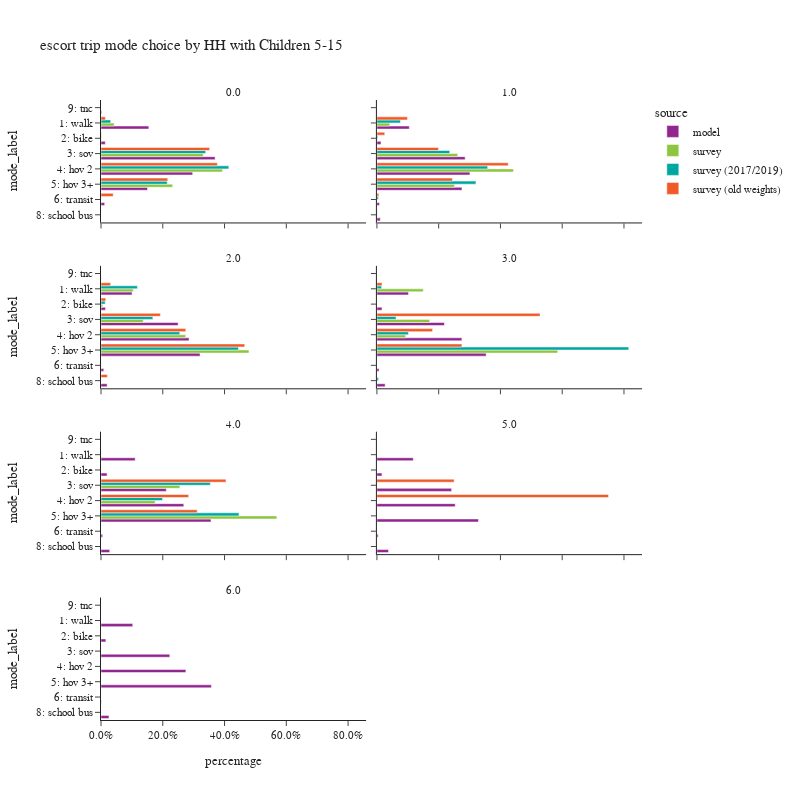

Source (notebook cell):
### Code cell
plot_mode_choice(es_trip,
                 "hh515",
                 {
                  "mode_label":["1: walk","2: bike","3: sov","4: hov 2","5: hov 3+","6: transit",
                                   "8: school bus","9: other–survey only"]},
                 "HH with Children 5-15",2,800)

### Figure 1 — Plotly figure (JSON) as saved in the notebook; plotly's stock layout.template omitted (floating-point values rounded to 4 significant figures)
{"data": [{"alignmentgroup": "True", "customdata": [[53054], [4776], [126595], [101697], [51612], [4062], [21], [775]], "hovertemplate": "source=model<br>hh515=0.0<br>percentage=%{x}<br>mode_label=%{y}<br>sample count=%{customdata[0]}<extra></extra>", "legendgroup": "model", "marker": {"color": "#91268F", "pattern": {"shape": ""}}, "name": "model", "offsetgroup": "model", "orientation": "h", "showlegend": true, "textposition": "auto", "type": "bar", "x": [0.1549, 0.01394, 0.3695, 0.2968, 0.1507, 0.01186, 6.13e-05, 0.002262], "xaxis": "x7", "y": ["1: walk", "2: bike", "3: sov", "4: hov 2", "5: hov 3+", "6: transit", "8: school bus", "9: tnc"], "yaxis": "y7"}, {"alignmentgroup": "True", "customdata": [[21338], [2695], [58124], [61275], [56044], [1651], [2200], [144]], "hovertemplate": "source=model<br>hh515=1.0<br>percentage=%{x}<br>mode_label=%{y}<br>sample count=%{customdata[0]}<extra></extra>", "legendgroup": "model", "marker": {"color": "#91268F", "pattern": {"shape": ""}}, "name": "model", "offsetgroup": "model", "orientation": "h", "showlegend": false, "textposition": "auto", "type": "bar", "x": [0.1049, 0.01325, 0.2857, 0.3011, 0.2754, 0.008114, 0.01081, 0.0007077], "xaxis": "x8", "y": ["1: walk", "2: bike", "3: sov", "4: hov 2", "5: hov 3+", "6: transit", "8: school bus", "9: tnc"], "yaxis": "y8"}, {"alignmentgroup": "True", "customdata": [[13724], [1987], [34067], [38912], [43765], [1204], [2725], [73]], "hovertemplate": "source=model<br>hh515=2.0<br>percentage=%{x}<br>mode_label=%{y}<br>sample count=%{customdata[0]}<extra></extra>", "legendgroup": "model", "marker": {"color": "#91268F", "pattern": {"shape": ""}}, "name": "model", "offsetgroup": "model", "orientation": "h", "showlegend": false, "textposition": "auto", "type": "bar", "x": [0.1006, 0.01456, 0.2497, 0.2852, 0.3207, 0.008823, 0.01997, 0.000535], "xaxis": "x5", "y": ["1: walk", "2: bike", "3: sov", "4: hov 2", "5: hov 3+", "6: transit", "8: school bus", "9: tnc"], "yaxis": "y5"}, {"alignmentgroup": "True", "customdata": [[3777], [610], [8062], [10154], [13055], [248], [983], [11]], "hovertemplate": "source=model<br>hh515=3.0<br>percentage=%{x}<br>mode_label=%{y}<br>sample count=%{customdata[0]}<extra></extra>", "legendgroup": "model", "marker": {"color": "#91268F", "pattern": {"shape": ""}}, "name": "model", "offsetgroup": "model", "orientation": "h", "showlegend": false, "textposition": "auto", "type": "bar", "x": [0.1024, 0.01653, 0.2185, 0.2752, 0.3538, 0.006721, 0.02664, 0.0002981], "xaxis": "x6", "y": ["1: walk", "2: bike", "3: sov", "4: hov 2", "5: hov 3+", "6: transit", "8: school bus", "9: tnc"], "yaxis": "y6"}, {"alignmentgroup": "True", "customdata": [[1544], [274], [2949], [3738], [4969], [77], [394], [2]], "hovertemplate": "source=model<br>hh515=4.0<br>percentage=%{x}<br>mode_label=%{y}<br>sample count=%{customdata[0]}<extra></extra>", "legendgroup": "model", "marker": {"color": "#91268F", "pattern": {"shape": ""}}, "name": "model", "offsetgroup": "model", "orientation": "h", "showlegend": false, "textposition": "auto", "type": "bar", "x": [0.1107, 0.01965, 0.2114, 0.268, 0.3563, 0.005521, 0.02825, 0.0001434], "xaxis": "x3", "y": ["1: walk", "2: bike", "3: sov", "4: hov 2", "5: hov 3+", "6: transit", "8: school bus", "9: tnc"], "yaxis": "y3"}, {"alignmentgroup": "True", "customdata": [[338], [47], [694], [728], [944], [12], [108]], "hovertemplate": "source=model<br>hh515=5.0<br>percentage=%{x}<br>mode_label=%{y}<br>sample count=%{customdata[0]}<extra></extra>", "legendgroup": "model", "marker": {"color": "#91268F", "pattern": {"shape": ""}}, "name": "model", "offsetgroup": "model", "orientation": "h", "showlegend": false, "textposition": "auto", "type": "bar", "x": [0.1177, 0.01637, 0.2417, 0.2536, 0.3288, 0.00418, 0.03762], "xaxis": "x4", "y": ["1: walk", "2: bike", "3: sov", "4: hov 2", "5: hov 3+", "6: transit", "8: school bus"], "yaxis": "y4"}, {"alignmentgroup": "True", "customdata": [[456], [70], [989], [1220], [1587], [4], [114]], "hovertemplate": "source=model<br>hh515=6.0<br>percentage=%{x}<br>mode_label=%{y}<br>sample count=%{customdata[0]}<extra></extra>", "legendgroup": "model", "marker": {"color": "#91268F", "pattern": {"shape": ""}}, "name": "model", "offsetgroup": "model", "orientation": "h", "showlegend": false, "textposition": "auto", "type": "bar", "x": [0.1027, 0.01577, 0.2227, 0.2748, 0.3574, 0.0009009, 0.02568], "xaxis": "x", "y": ["1: walk", "2: bike", "3: sov", "4: hov 2", "5: hov 3+", "6: transit", "8: school bus"], "yaxis": "y"}, {"alignmentgroup": "True", "customdata": [[56], [8], [230], [292], [119], [2]], "hovertemplate": "source=survey<br>hh515=0.0<br>percentage=%{x}<br>mode_label=%{y}<br>sample count=%{customdata[0]}<extra></extra>", "legendgroup": "survey", "marker": {"color": "#8CC63E", "pattern": {"shape": ""}}, "name": "survey", "offsetgroup": "survey", "orientation": "h", "showlegend": true, "textposition": "auto", "type": "bar", "x": [0.04249, 0.0005679, 0.3312, 0.3935, 0.2321, 0.0001769], "xaxis": "x7", "y": ["1: walk", "2: bike", "3: sov", "4: hov 2", "5: hov 3+", "6: transit"], "yaxis": "y7"}, {"alignmentgroup": "True", "customdata": [[43], [8], [76], [123], [71], [1], [1]], "hovertemplate": "source=survey<br>hh515=1.0<br>percentage=%{x}<br>mode_label=%{y}<br>sample count=%{customdata[0]}<extra></extra>", "legendgroup": "survey", "marker": {"color": "#8CC63E", "pattern": {"shape": ""}}, "name": "survey", "offsetgroup": "survey", "orientation": "h", "showlegend": false, "textposition": "auto", "type": "bar", "x": [0.0416, 0.001842, 0.2618, 0.4424, 0.2513, 0.0005562, 0.0004818], "xaxis": "x8", "y": ["1: walk", "2: bike", "3: sov", "4: hov 2", "5: hov 3+", "6: transit", "8: school bus"], "yaxis": "y8"}, {"alignmentgroup": "True", "customdata": [[35], [8], [45], [84], [167], [2], [1]], "hovertemplate": "source=survey<br>hh515=2.0<br>percentage=%{x}<br>mode_label=%{y}<br>sample count=%{customdata[0]}<extra></extra>", "legendgroup": "survey", "marker": {"color": "#8CC63E", "pattern": {"shape": ""}}, "name": "survey", "offsetgroup": "survey", "orientation": "h", "showlegend": false, "textposition": "auto", "type": "bar", "x": [0.1043, 0.005561, 0.1365, 0.2741, 0.4791, 0.0004319, 4.526e-05], "xaxis": "x5", "y": ["1: walk", "2: bike", "3: sov", "4: hov 2", "5: hov 3+", "6: transit", "8: school bus"], "yaxis": "y5"}, {"alignmentgroup": "True", "customdata": [[4], [3], [7], [41], [1]], "hovertemplate": "source=survey<br>hh515=3.0<br>percentage=%{x}<br>mode_label=%{y}<br>sample count=%{customdata[0]}<extra></extra>", "legendgroup": "survey", "marker": {"color": "#8CC63E", "pattern": {"shape": ""}}, "name": "survey", "offsetgroup": "survey", "orientation": "h", "showlegend": false, "textposition": "auto", "type": "bar", "x": [0.1502, 0.1706, 0.09331, 0.5855, 0.0003556], "xaxis": "x6", "y": ["1: walk", "3: sov", "4: hov 2", "5: hov 3+", "8: school bus"], "yaxis": "y6"}, {"alignmentgroup": "True", "customdata": [[4], [4], [15]], "hovertemplate": "source=survey<br>hh515=4.0<br>percentage=%{x}<br>mode_label=%{y}<br>sample count=%{customdata[0]}<extra></extra>", "legendgroup": "survey", "marker": {"color": "#8CC63E", "pattern": {"shape": ""}}, "name": "survey", "offsetgroup": "survey", "orientation": "h", "showlegend": false, "textposition": "auto", "type": "bar", "x": [0.2554, 0.1753, 0.5693], "xaxis": "x3", "y": ["3: sov", "4: hov 2", "5: hov 3+"], "yaxis": "y3"}, {"alignmentgroup": "True", "customdata": [[66], [12], [247], [304], [120], [3]], "hovertemplate": "source=survey (2017/2019)<br>hh515=0.0<br>percentage=%{x}<br>mode_label=%{y}<br>sample count=%{customdata[0]}<extra></extra>", "legendgroup": "survey (2017/2019)", "marker": {"color": "#00A7A0", "pattern": {"shape": ""}}, "name": "survey (2017/2019)", "offsetgroup": "survey (2017/2019)", "orientation": "h", "showlegend": true, "textposition": "auto", "type": "bar", "x": [0.03127, 0.001104, 0.3389, 0.4137, 0.2144, 0.0005163], "xaxis": "x7", "y": ["1: walk", "2: bike", "3: sov", "4: hov 2", "5: hov 3+", "6: transit"], "yaxis": "y7"}, {"alignmentgroup": "True", "customdata": [[43], [13], [91], [134], [88], [3], [2]], "hovertemplate": "source=survey (2017/2019)<br>hh515=1.0<br>percentage=%{x}<br>mode_label=%{y}<br>sample count=%{customdata[0]}<extra></extra>", "legendgroup": "survey (2017/2019)", "marker": {"color": "#00A7A0", "pattern": {"shape": ""}}, "name": "survey (2017/2019)", "offsetgroup": "survey (2017/2019)", "orientation": "h", "showlegend": false, "textposition": "auto", "type": "bar", "x": [0.07623, 0.002915, 0.2359, 0.3587, 0.3207, 0.004661, 0.0009407], "xaxis": "x8", "y": ["1: walk", "2: bike", "3: sov", "4: hov 2", "5: hov 3+", "6: transit", "8: school bus"], "yaxis": "y8"}, {"alignmentgroup": "True", "customdata": [[38], [7], [56], [93], [180], [2], [1]], "hovertemplate": "source=survey (2017/2019)<br>hh515=2.0<br>percentage=%{x}<br>mode_label=%{y}<br>sample count=%{customdata[0]}<extra></extra>", "legendgroup": "survey (2017/2019)", "marker": {"color": "#00A7A0", "pattern": {"shape": ""}}, "name": "survey (2017/2019)", "offsetgroup": "survey (2017/2019)", "orientation": "h", "showlegend": false, "textposition": "auto", "type": "bar", "x": [0.1178, 0.01374, 0.1679, 0.255, 0.4453, 0.0002158, 4.725e-05], "xaxis": "x5", "y": ["1: walk", "2: bike", "3: sov", "4: hov 2", "5: hov 3+", "6: transit", "8: school bus"], "yaxis": "y5"}, {"alignmentgroup": "True", "customdata": [[4], [5], [10], [57], [1]], "hovertemplate": "source=survey (2017/2019)<br>hh515=3.0<br>percentage=%{x}<br>mode_label=%{y}<br>sample count=%{customdata[0]}<extra></extra>", "legendgroup": "survey (2017/2019)", "marker": {"color": "#00A7A0", "pattern": {"shape": ""}}, "name": "survey (2017/2019)", "offsetgroup": "survey (2017/2019)", "orientation": "h", "showlegend": false, "textposition": "auto", "type": "bar", "x": [0.01521, 0.06197, 0.1021, 0.8154, 0.005287], "xaxis": "x6", "y": ["1: walk", "3: sov", "4: hov 2", "5: hov 3+", "8: school bus"], "yaxis": "y6"}, {"alignmentgroup": "True", "customdata": [[5], [4], [15]], "hovertemplate": "source=survey (2017/2019)<br>hh515=4.0<br>percentage=%{x}<br>mode_label=%{y}<br>sample count=%{customdata[0]}<extra></extra>", "legendgroup": "survey (2017/2019)", "marker": {"color": "#00A7A0", "pattern": {"shape": ""}}, "name": "survey (2017/2019)", "offsetgroup": "survey (2017/2019)", "orientation": "h", "showlegend": false, "textposition": "auto", "type": "bar", "x": [0.3539, 0.1993, 0.4468], "xaxis": "x3", "y": ["3: sov", "4: hov 2", "5: hov 3+"], "yaxis": "y3"}, {"alignmentgroup": "True", "customdata": [[81], [13], [340], [469], [206], [29], [4]], "hovertemplate": "source=survey (old weights)<br>hh515=0.0<br>percentage=%{x}<br>mode_label=%{y}<br>sample count=%{customdata[0]}<extra></extra>", "legendgroup": "survey (old weights)", "marker": {"color": "#F05A28", "pattern": {"shape": ""}}, "name": "survey (old weights)", "offsetgroup": "survey (old weights)", "orientation": "h", "showlegend": true, "textposition": "auto", "type": "bar", "x": [0.01425, 0.001401, 0.3517, 0.3769, 0.2161, 0.03949, 0.0001646], "xaxis": "x7", "y": ["1: walk", "2: bike", "3: sov", "4: hov 2", "5: hov 3+", "6: transit", "9: tnc"], "yaxis": "y7"}, {"alignmentgroup": "True", "customdata": [[63], [9], [123], [211], [173], [19], [2]], "hovertemplate": "source=survey (old weights)<br>hh515=1.0<br>percentage=%{x}<br>mode_label=%{y}<br>sample count=%{customdata[0]}<extra></extra>", "legendgroup": "survey (old weights)", "marker": {"color": "#F05A28", "pattern": {"shape": ""}}, "name": "survey (old weights)", "offsetgroup": "survey (old weights)", "orientation": "h", "showlegend": false, "textposition": "auto", "type": "bar", "x": [0.09886, 0.02541, 0.1993, 0.4253, 0.2445, 0.006092, 0.0006164], "xaxis": "x8", "y": ["1: walk", "2: bike", "3: sov", "4: hov 2", "5: hov 3+", "6: transit", "8: school bus"], "yaxis": "y8"}, {"alignmentgroup": "True", "customdata": [[26], [8], [86], [136], [166], [4], [2]], "hovertemplate": "source=survey (old weights)<br>hh515=2.0<br>percentage=%{x}<br>mode_label=%{y}<br>sample count=%{customdata[0]}<extra></extra>", "legendgroup": "survey (old weights)", "marker": {"color": "#F05A28", "pattern": {"shape": ""}}, "name": "survey (old weights)", "offsetgroup": "survey (old weights)", "orientation": "h", "showlegend": false, "textposition": "auto", "type": "bar", "x": [0.03128, 0.01542, 0.1924, 0.2746, 0.4654, 0.0003248, 0.02057], "xaxis": "x5", "y": ["1: walk", "2: bike", "3: sov", "4: hov 2", "5: hov 3+", "6: transit", "8: school bus"], "yaxis": "y5"}, {"alignmentgroup": "True", "customdata": [[6], [14], [20], [29]], "hovertemplate": "source=survey (old weights)<br>hh515=3.0<br>percentage=%{x}<br>mode_label=%{y}<br>sample count=%{customdata[0]}<extra></extra>", "legendgroup": "survey (old weights)", "marker": {"color": "#F05A28", "pattern": {"shape": ""}}, "name": "survey (old weights)", "offsetgroup": "survey (old weights)", "orientation": "h", "showlegend": false, "textposition": "auto", "type": "bar", "x": [0.01646, 0.5281, 0.1802, 0.2752], "xaxis": "x6", "y": ["1: walk", "3: sov", "4: hov 2", "5: hov 3+"], "yaxis": "y6"}, {"alignmentgroup": "True", "customdata": [[4], [4], [5]], "hovertemplate": "source=survey (old weights)<br>hh515=4.0<br>percentage=%{x}<br>mode_label=%{y}<br>sample count=%{customdata[0]}<extra></extra>", "legendgroup": "survey (old weights)", "marker": {"color": "#F05A28", "pattern": {"shape": ""}}, "name": "survey (old weights)", "offsetgroup": "survey (old weights)", "orientation": "h", "showlegend": false, "textposition": "auto", "type": "bar", "x": [0.4047, 0.2838, 0.3115], "xaxis": "x3", "y": ["3: sov", "4: hov 2", "5: hov 3+"], "yaxis": "y3"}, {"alignmentgroup": "True", "customdata": [[1], [3]], "hovertemplate": "source=survey (old weights)<br>hh515=5.0<br>percentage=%{x}<br>mode_label=%{y}<br>sample count=%{customdata[0]}<extra></extra>", "legendgroup": "survey (old weights)", "marker": {"color": "#F05A28", "pattern": {"shape": ""}}, "name": "survey (old weights)", "offsetgroup": "survey (old weights)", "orientation": "h", "showlegend": false, "textposition": "auto", "type": "bar", "x": [0.25, 0.75], "xaxis": "x4", "y": ["3: sov", "4: hov 2"], "yaxis": "y4"}], "layout": {"annotations": [{"font": {}, "showarrow": false, "text": "6.0", "x": 0.245, "xanchor": "center", "xref": "paper", "y": 0.1975, "yanchor": "bottom", "yref": "paper"}, {"font": {}, "showarrow": false, "text": "4.0", "x": 0.245, "xanchor": "center", "xref": "paper", "y": 0.465, "yanchor": "bottom", "yref": "paper"}, {"font": {}, "showarrow": false, "text": "5.0", "x": 0.755, "xanchor": "center", "xref": "paper", "y": 0.465, "yanchor": "bottom", "yref": "paper"}, {"font": {}, "showarrow": false, "text": "2.0", "x": 0.245, "xanchor": "center", "xref": "paper", "y": 0.7325, "yanchor": "bottom", "yref": "paper"}, {"font": {}, "showarrow": false, "text": "3.0", "x": 0.755, "xanchor": "center", "xref": "paper", "y": 0.7325, "yanchor": "bottom", "yref": "paper"}, {"font": {}, "showarrow": false, "text": "0.0", "x": 0.245, "xanchor": "center", "xref": "paper", "y": 1.0, "yanchor": "bottom", "yref": "paper"}, {"font": {}, "showarrow": false, "text": "1.0", "x": 0.755, "xanchor": "center", "xref": "paper", "y": 1.0, "yanchor": "bottom", "yref": "paper"}], "barmode": "group", "height": 800, "legend": {"title": {"text": "source"}, "tracegroupgap": 0}, "title": {"text": "escort trip mode choice by HH with Children 5-15"}, "width": 800, "xaxis": {"anchor": "y", "domain": [0.0, 0.49], "tickformat": ".1%", "title": {"text": "percentage"}}, "xaxis2": {"anchor": "y2", "domain": [0.51, 1.0], "matches": "x", "tickformat": ".1%", "title": {"text": "percentage"}}, "xaxis3": {"anchor": "y3", "domain": [0.0, 0.49], "matches": "x", "showticklabels": false, "tickformat": ".1%"}, "xaxis4": {"anchor": "y4", "domain": [0.51, 1.0], "matches": "x", "showticklabels": false, "tickformat": ".1%"}, "xaxis5": {"anchor": "y5", "domain": [0.0, 0.49], "matches": "x", "showticklabels": false, "tickformat": ".1%"}, "xaxis6": {"anchor": "y6", "domain": [0.51, 1.0], "matches": "x", "showticklabels": false, "tickformat": ".1%"}, "xaxis7": {"anchor": "y7", "domain": [0.0, 0.49], "matches": "x", "showticklabels": false, "tickformat": ".1%"}, "xaxis8": {"anchor": "y8", "domain": [0.51, 1.0], "matches": "x", "showticklabels": false, "tickformat": ".1%"}, "yaxis": {"anchor": "x", "categoryarray": ["9: other–survey only", "8: school bus", "6: transit", "5: hov 3+", "4: hov 2", "3: sov", "2: bike", "1: walk"], "categoryorder": "array", "domain": [0.0, 0.1975], "title": {"text": "mode_label"}}, "yaxis2": {"anchor": "x2", "domain": [0.0, 0.1975], "matches": "y", "showticklabels": false}, "yaxis3": {"anchor": "x3", "categoryarray": ["9: other–survey only", "8: school bus", "6: transit", "5: hov 3+", "4: hov 2", "3: sov", "2: bike", "1: walk"], "categoryorder": "array", "domain": [0.2675, 0.465], "matches": "y", "title": {"text": "mode_label"}}, "yaxis4": {"anchor": "x4", "domain": [0.2675, 0.465], "matches": "y", "showticklabels": false}, "yaxis5": {"anchor": "x5", "categoryarray": ["9: other–survey only", "8: school bus", "6: transit", "5: hov 3+", "4: hov 2", "3: sov", "2: bike", "1: walk"], "categoryorder": "array", "domain": [0.535, 0.7325], "matches": "y", "title": {"text": "mode_label"}}, "yaxis6": {"anchor": "x6", "domain": [0.535, 0.7325], "matches": "y", "showticklabels": false}, "yaxis7": {"anchor": "x7", "categoryarray": ["9: other–survey only", "8: school bus", "6: transit", "5: hov 3+", "4: hov 2", "3: sov", "2: bike", "1: walk"], "categoryorder": "array", "domain": [0.8025, 1.0], "matches": "y", "title": {"text": "mode_label"}}, "yaxis8": {"anchor": "x8", "domain": [0.8025, 1.0], "matches": "y", "showticklabels": false}}}
